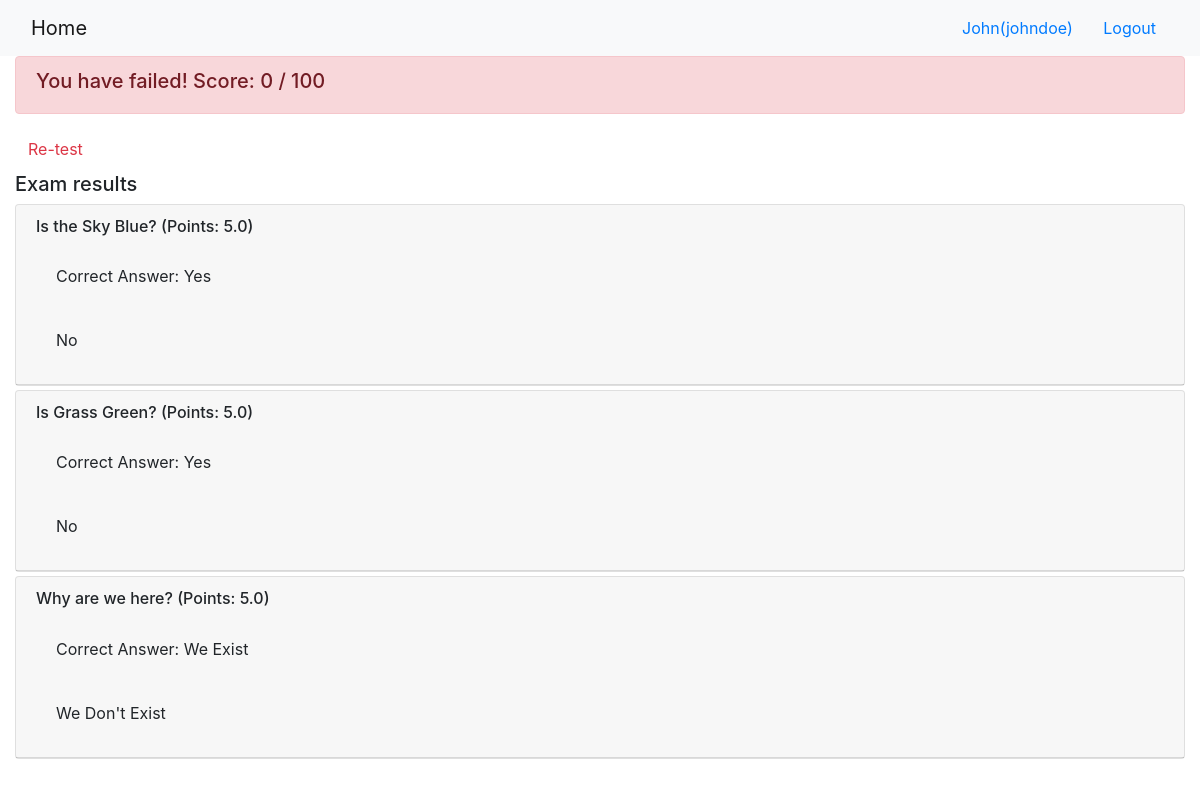
The app's page /onlinecourse/course/1/submission/1/result/ (signed in) with its own data.
### onlinecourse/models.py (models this page shows, shortened)
class Question(models.Model):
    lesson = models.ForeignKey(Lesson, on_delete=models.CASCADE)
    content = models.CharField(max_length = 30)
    grade = models.FloatField()
    title = models.CharField(max_length=200, default="title")
    order = models.IntegerField(default=0)

class Choice(models.Model):
    question = models.ForeignKey(Question, on_delete=models.CASCADE)
    content = models.CharField(max_length = 30)
    is_correct = models.BooleanField()
    title = models.CharField(max_length=200, default="title")
    order = models.IntegerField(default=0)

### onlinecourse/views.py (the view)
# urls.py: path('course/<int:course_id>/submission/<int:submission_id>/result/', views.show_exam_result, name='show_exam_result'),
def show_exam_result(request, course_id, submission_id):
    context = {}
    course = get_object_or_404(Course, pk=course_id)
    submission = get_object_or_404(Submission, pk=submission_id)
    choices = submission.choices.all()
    mylesson = get_object_or_404(Lesson, pk=1)
    for choice in choices:
        mylesson = choice.question.lesson
    print(mylesson)
    print(choices)
    total_score = 0.0
    earned_score = 0.0
    for question in mylesson.question_set.all():
        total_score = total_score + question.grade
    for question in mylesson.question_set.all():
        shouldAdd = True
        isPresent = False
        for selectchoice in choices:
            if selectchoice in question.choice_set.all() and not selectchoice.is_correct:
                shouldAdd = False
        for setquestions in question.choice_set.all():
            if setquestions in choices:
                isPresent = True
        if shouldAdd and isPresent:
            earned_score = earned_score + question.grade
    print("show_exam_result")
    print(total_score)
    print(earned_score)
    if total_score is 0.0:
        total_score = 1.0
    context['course'] = course
    context['grade'] = (earned_score/total_score) * 100.0
    context['grade_int'] = int((earned_score/total_score) * 100.0)
    context['choices'] = choices
    context['mylesson'] = mylesson
    return render(request, 'onlinecourse/exam_result_bootstrap.html', context)

### onlinecourse/templates/onlinecourse/exam_result_bootstrap.html (shortened to what this page needs)
<!DOCTYPE html>
<html lang="en">
<head>
    {% load static %}
    <link rel="stylesheet" href="https://maxcdn.bootstrapcdn.com/bootstrap/4.5.2/css/bootstrap.min.css">
</head>
<body>
 <nav class="navbar navbar-light bg-light">
    <div class="container-fluid">
        <div class="navbar-header">
              <a class="navbar-brand" href="{% url 'onlinecourse:index' %}">Home</a>
        </div>
        <ul class="nav navbar-nav navbar-right">
            {% if user.is_authenticated %}
            <li>
                <a class="btn btn-link" href="#">{{ user.first_name }}({{ user.username }})</a>
                <a class="btn btn-link" href="{% url 'onlinecourse:logout' %}">Logout</a>
            </li>
            {% endif %}
        </ul>
    </div>
</nav>
<div class="container-fluid">
    {% if grade > 80 %}
    <div class="alert alert-success">
       <h5>You have passed! Score: {{grade_int}} / 100</h5>
    </div>
        {% else %}
        <div class="alert alert-danger">
            <h5>You have failed! Score: {{grade_int}} / 100</h5>
        </div>
        <a class="btn btn-link text-danger" href="{% url 'onlinecourse:course_details' course.id %}">Re-test</a>
        {% endif %}
        <div class="card-columns-vertical mt-1">
        <h5 class="">Exam results</h5>
            {% for question in mylesson.question_set.all %}
                <div class="card-columns-vertical">
                    <div class="card mt-1">
                        <div class="card-header"><h6>{{question.content}} (Points: {{question.grade}})</h6>
                            {% for choice in question.choice_set.all %}
                                {% if choice in choices %}
                                    {% if choice.is_correct == True %}
                                        <div class = "card-body">
                                            <label style = 'color:green'>Correct Answer: {{choice.content}}</label>
                                        </div>
                                    {% else %}
                                        <div class = "card-body">
                                            <label style = 'color:red'>{{choice.content}}</label>
                                        </div>
                                    {% endif %}
                                {% else %}
                                    {% if choice.is_correct == True %}
                                    <div class = "card-body">
                                        Correct Answer: {{choice.content}}
                                    </div>
                                    {% else %}
                                    <div class = "card-body">
                                        {{choice.content}}
                                    </div>
                                    {% endif %}
                                {% endif %}
                            {% endfor %}
                        </div>
                    </div>
                </div>
            {% endfor %}
        </div>
    </div>
</body>
</html>

### records on screen
Question: content "Is the Sky Blue?", grade "5.0"
Choice: content "Yes"
Choice: content "No"
Question: content "Is Grass Green?", grade "5.0"
Choice: content "Yes"
Choice: content "No"
Question: content "Why are we here?", grade "5.0"
Choice: content "We Exist"
Choice: content "We Don't Exist"

### other values on screen
{{ user.first_name }} "John"
{{ user.username }} "johndoe"
{{ grade_int }} "0"
